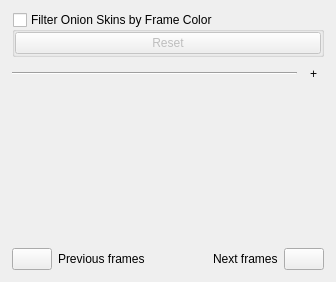
<?xml version="1.0" encoding="utf-8"?>
<ui version="4.0">
 <author>
    SPDX-FileCopyrightText: none
    SPDX-License-Identifier: GPL-3.0-or-later
  </author>
 <class>OnionSkinsDocker</class>
 <widget class="QWidget" name="OnionSkinsDocker">
  <property name="geometry">
   <rect>
    <x>0</x>
    <y>0</y>
    <width>336</width>
    <height>282</height>
   </rect>
  </property>
  <property name="font">
   <font>
    <kerning>false</kerning>
   </font>
  </property>
  <property name="windowTitle">
   <string>Onion skin options</string>
  </property>
  <layout class="QVBoxLayout" name="verticalLayout">
   <property name="leftMargin">
    <number>12</number>
   </property>
   <property name="topMargin">
    <number>12</number>
   </property>
   <property name="rightMargin">
    <number>12</number>
   </property>
   <property name="bottomMargin">
    <number>12</number>
   </property>
   <item>
    <layout class="QVBoxLayout" name="slidersLayout">
     <property name="spacing">
      <number>0</number>
     </property>
    </layout>
   </item>
   <item>
    <widget class="QGroupBox" name="colorFilterGroupbox">
     <property name="sizePolicy">
      <sizepolicy hsizetype="Preferred" vsizetype="Fixed">
       <horstretch>0</horstretch>
       <verstretch>0</verstretch>
      </sizepolicy>
     </property>
     <property name="title">
      <string>Filter Onion Skins by Frame Color</string>
     </property>
     <property name="checkable">
      <bool>true</bool>
     </property>
     <property name="checked">
      <bool>false</bool>
     </property>
     <layout class="QHBoxLayout" name="horizontalLayout_3">
      <property name="spacing">
       <number>4</number>
      </property>
      <property name="leftMargin">
       <number>0</number>
      </property>
      <property name="topMargin">
       <number>0</number>
      </property>
      <property name="rightMargin">
       <number>0</number>
      </property>
      <property name="bottomMargin">
       <number>0</number>
      </property>
      <item>
       <widget class="QPushButton" name="resetFilter">
        <property name="sizePolicy">
         <sizepolicy hsizetype="Preferred" vsizetype="Fixed">
          <horstretch>0</horstretch>
          <verstretch>0</verstretch>
         </sizepolicy>
        </property>
        <property name="minimumSize">
         <size>
          <width>65</width>
          <height>0</height>
         </size>
        </property>
        <property name="maximumSize">
         <size>
          <width>16777215</width>
          <height>16777215</height>
         </size>
        </property>
        <property name="text">
         <string>Reset</string>
        </property>
        <property name="iconSize">
         <size>
          <width>0</width>
          <height>0</height>
         </size>
        </property>
       </widget>
      </item>
      <item>
       <layout class="QHBoxLayout" name="filterButtons"/>
      </item>
     </layout>
    </widget>
   </item>
   <item>
    <layout class="QVBoxLayout" name="buttonsLayout">
     <property name="spacing">
      <number>6</number>
     </property>
     <item>
      <layout class="QHBoxLayout" name="hideShowButtonlayout">
       <item>
        <widget class="Line" name="line">
         <property name="orientation">
          <enum>Qt::Horizontal</enum>
         </property>
        </widget>
       </item>
       <item>
        <widget class="QToolButton" name="btnShowHide">
         <property name="text">
          <string>+</string>
         </property>
         <property name="checkable">
          <bool>true</bool>
         </property>
         <property name="checked">
          <bool>false</bool>
         </property>
         <property name="autoRaise">
          <bool>true</bool>
         </property>
        </widget>
       </item>
      </layout>
     </item>
     <item>
      <widget class="KisDoubleSliderSpinBox" name="doubleTintFactor" native="true">
       <property name="minimumSize">
        <size>
         <width>50</width>
         <height>0</height>
        </size>
       </property>
      </widget>
     </item>
     <item>
      <layout class="QHBoxLayout" name="horizontalLayout_2">
       <item>
        <widget class="KisColorButton" name="btnBackwardColor">
         <property name="text">
          <string/>
         </property>
        </widget>
       </item>
       <item>
        <widget class="QLabel" name="lblPrevColor">
         <property name="text">
          <string>Previous frames</string>
         </property>
        </widget>
       </item>
       <item>
        <spacer name="horizontalSpacer">
         <property name="orientation">
          <enum>Qt::Horizontal</enum>
         </property>
         <property name="sizeHint" stdset="0">
          <size>
           <width>13</width>
           <height>13</height>
          </size>
         </property>
        </spacer>
       </item>
       <item>
        <widget class="QLabel" name="lblNextColor">
         <property name="text">
          <string>Next frames</string>
         </property>
        </widget>
       </item>
       <item>
        <widget class="KisColorButton" name="btnForwardColor">
         <property name="text">
          <string/>
         </property>
        </widget>
       </item>
      </layout>
     </item>
    </layout>
   </item>
  </layout>
 </widget>
 <customwidgets>
  <customwidget>
   <class>KisDoubleSliderSpinBox</class>
   <extends>QWidget</extends>
   <header>kis_slider_spin_box.h</header>
   <container>1</container>
  </customwidget>
  <customwidget>
   <class>KisColorButton</class>
   <extends>QPushButton</extends>
   <header>kis_color_button.h</header>
  </customwidget>
 </customwidgets>
 <resources/>
 <connections/>
</ui>
